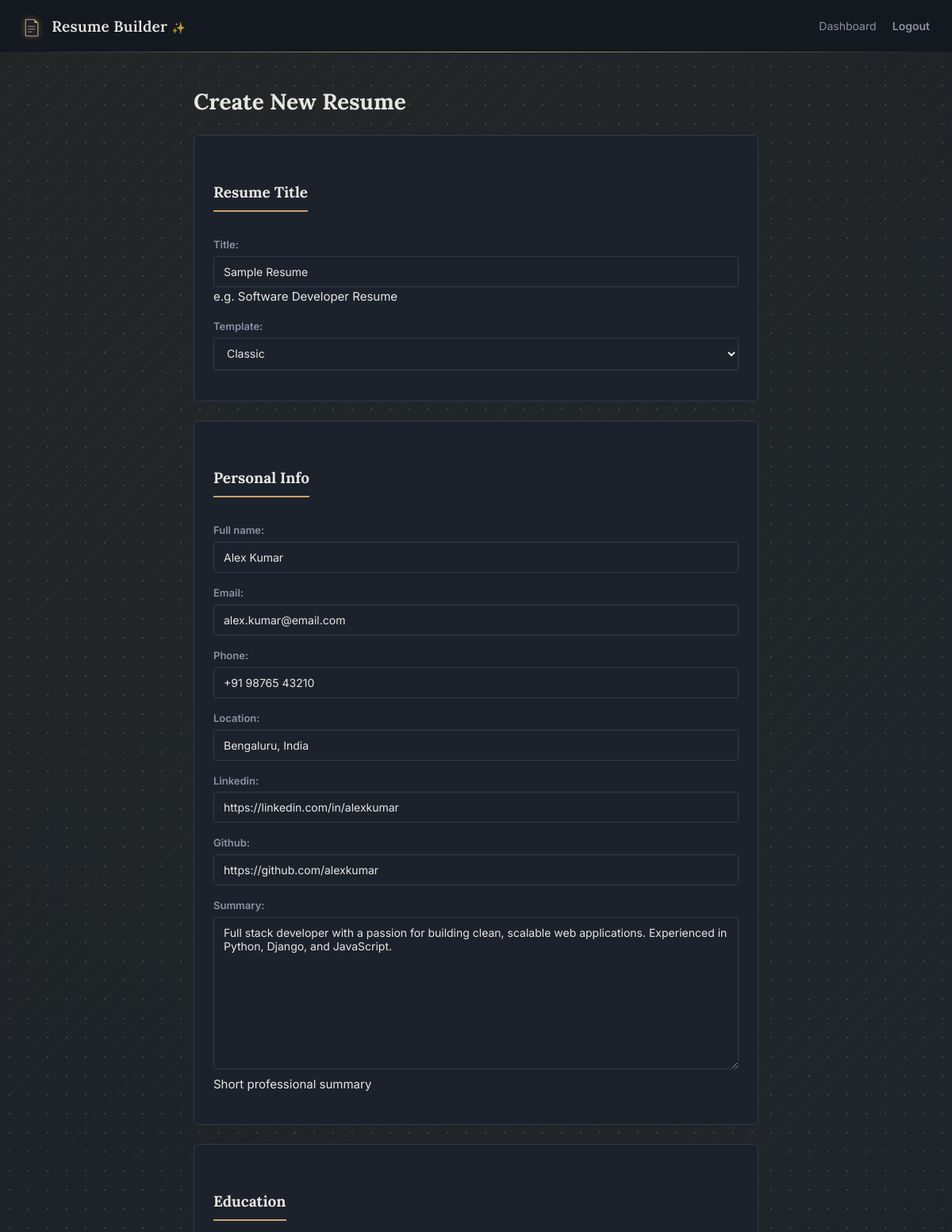
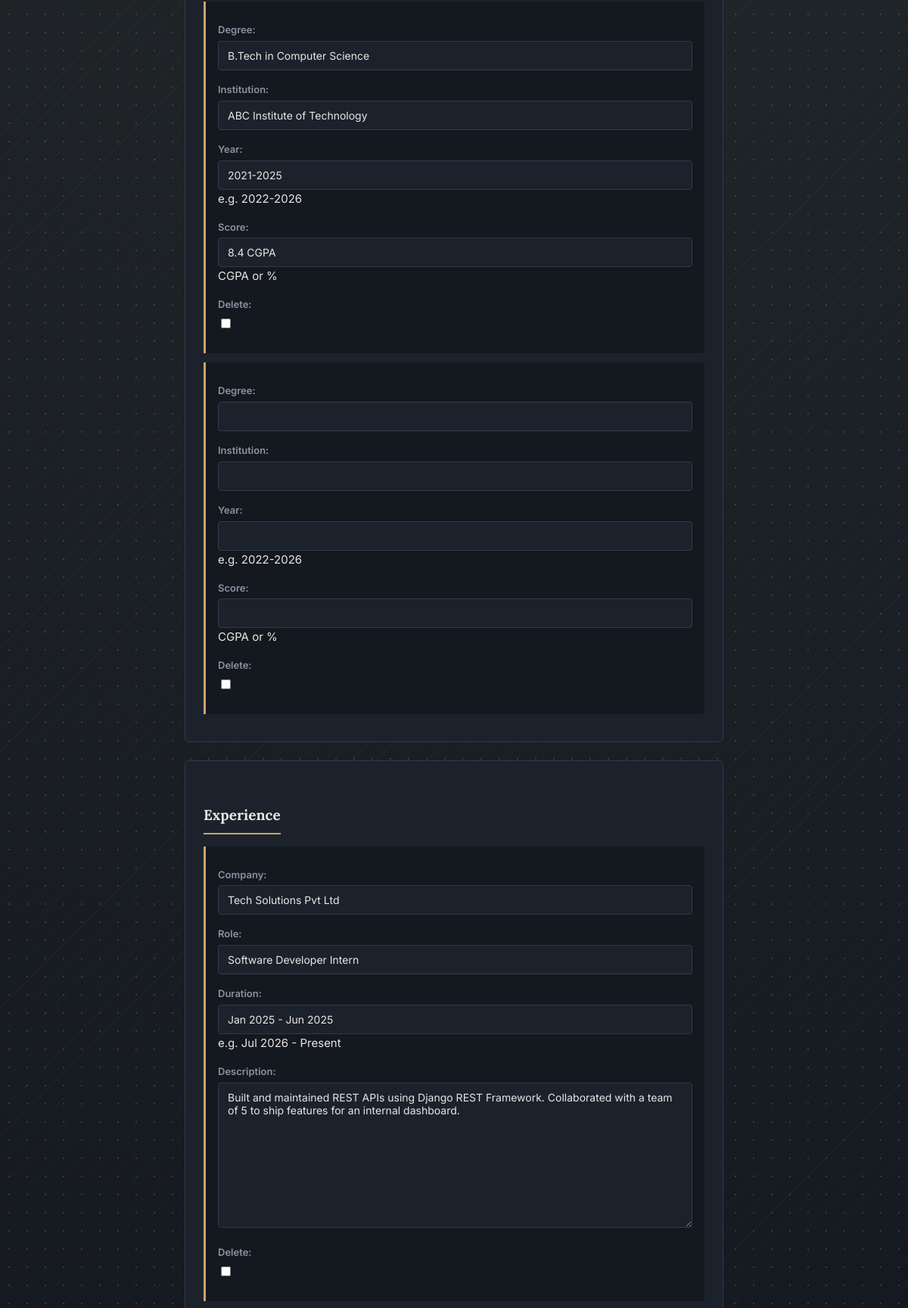
Page /resume/3/edit/ (signed in, upper part) on the committed database (2 pictures, top to bottom).
### resumes/models.py (models this page shows, shortened)
class Resume(models.Model):
    TEMPLATE_CHOICES = [
        ('classic', 'Classic'),
        ('modern', 'Modern'),
        ('minimal', 'Minimal'),
    ]
    user = models.ForeignKey(User, on_delete=models.CASCADE)
    title = models.CharField(max_length=200, help_text="e.g. Software Developer Resume")
    template = models.CharField(max_length=20, choices=TEMPLATE_CHOICES, default='classic')
    created_at = models.DateTimeField(auto_now_add=True)
    updated_at = models.DateTimeField(auto_now=True)

class PersonalInfo(models.Model):
    resume = models.OneToOneField(Resume, on_delete=models.CASCADE, related_name='personal_info')
    full_name = models.CharField(max_length=200)
    email = models.EmailField()
    phone = models.CharField(max_length=20, blank=True)
    location = models.CharField(max_length=200, blank=True)
    linkedin = models.URLField(blank=True)
    github = models.URLField(blank=True)
    summary = models.TextField(blank=True, help_text="Short professional summary")

### resumes/views.py (the view)
# urls.py: path('resume/<int:resume_id>/edit/', views.edit_resume, name='edit_resume'),
@login_required
def edit_resume(request, resume_id):
    resume = get_object_or_404(Resume, id=resume_id, user=request.user)
    personal_info, created = PersonalInfo.objects.get_or_create(resume=resume)
    if request.method == 'POST':
        resume_form = ResumeForm(request.POST, instance=resume)
        personal_form = PersonalInfoForm(request.POST, instance=personal_info)
        education_formset = EducationFormSet(request.POST, instance=resume)
        experience_formset = ExperienceFormSet(request.POST, instance=resume)
        skill_formset = SkillFormSet(request.POST, instance=resume)
        project_formset = ProjectFormSet(request.POST, instance=resume)
        certification_formset = CertificationFormSet(request.POST, instance=resume)
        achievement_formset = AchievementFormSet(request.POST, instance=resume)
        language_formset = LanguageFormSet(request.POST, instance=resume)
        if (resume_form.is_valid() and personal_form.is_valid() and
            education_formset.is_valid() and experience_formset.is_valid() and
            skill_formset.is_valid() and project_formset.is_valid() and
            certification_formset.is_valid() and achievement_formset.is_valid() and
            language_formset.is_valid()):
            resume_form.save()
            personal_form.save()
            education_formset.save()
            experience_formset.save()
            skill_formset.save()
            project_formset.save()
            certification_formset.save()
            achievement_formset.save()
            language_formset.save()
            return redirect('resume_detail', resume_id=resume.id)
    else:
        resume_form = ResumeForm(instance=resume)
        personal_form = PersonalInfoForm(instance=personal_info)
        education_formset = EducationFormSet(instance=resume)
        experience_formset = ExperienceFormSet(instance=resume)
        skill_formset = SkillFormSet(instance=resume)
        project_formset = ProjectFormSet(instance=resume)
        certification_formset = CertificationFormSet(instance=resume)
        achievement_formset = AchievementFormSet(instance=resume)
        language_formset = LanguageFormSet(instance=resume)
    context = {
        'resume_form': resume_form,
        'personal_form': personal_form,
        'education_formset': education_formset,
        'experience_formset': experience_formset,
        'skill_formset': skill_formset,
        'project_formset': project_formset,
        'certification_formset': certification_formset,
        'achievement_formset': achievement_formset,
        'language_formset': language_formset,
    }
    return render(request, 'resumes/create_resume.html', context)

### resumes/forms.py
class ResumeForm(forms.ModelForm):
    class Meta:
        model = Resume
        fields = ['title', 'template']

class PersonalInfoForm(forms.ModelForm):
    class Meta:
        model = PersonalInfo
        fields = ['full_name', 'email', 'phone', 'location', 'linkedin', 'github', 'summary']

### resumes/templates/resumes/create_resume.html (shortened to what this page needs)
{% extends 'base.html' %}
{% block content %}
    <h1>Create New Resume</h1>
    <form method="post">
        <div class="form-section">
            <h2>Resume Title</h2>
            {{ resume_form.as_p }}
        </div>
        <div class="form-section">
            <h2>Personal Info</h2>
            {{ personal_form.as_p }}
        </div>
        <div class="form-section">
            <h2>Education</h2>
            {% for form in education_formset %}
                <div class="formset-item">{{ form.as_p }}</div>
            {% endfor %}
        </div>
        <div class="form-section">
            <h2>Experience</h2>
            {% for form in experience_formset %}
                <div class="formset-item">{{ form.as_p }}</div>
            {% endfor %}
        </div>
    </form>
{% endblock %}

### static/css/style.css (style rules this page uses)
:root { --ink: #E8E6E1; --paper: #14181F; --paper-alt: #1C222C; --slate: #8A93A3; --gold: #C9A36A; --success: #4CAF7D; --error: #E06B4A; --border: #313A47; }
* { box-sizing: border-box; }
body { margin: 0; background: var(--paper); color: var(--ink); font-family: 'Inter', Arial, sans-serif; font-size: 15px; line-height: 1.6; }
h1, h2, h3 { font-family: 'Lora', Georgia, serif; color: var(--ink); margin-top: 0; }
h1 { font-size: 28px; }
h2 { font-size: 19px; padding-bottom: 8px; border-bottom: 2px solid var(--gold); display: inline-block; margin-bottom: 16px; margin-top: 32px; }
form p { margin-bottom: 14px; }
label { display: block; font-size: 13px; color: var(--slate); margin-bottom: 4px; font-weight: 600; }
input[type=text], input[type=email], input[type=password], input[type=url], input[type=tel], textarea, select { width: 100%; padding: 10px 12px; border: 1px solid var(--border); border-radius: 4px; background: var(--paper-alt); font-family: inherit; font-size: 14px; color: var(--ink); }
textarea { min-height: 80px; resize: vertical; }
.form-section { background: var(--paper-alt); border: 1px solid var(--border); border-radius: 6px; padding: 24px; margin-bottom: 24px; }
.formset-item { border-left: 3px solid var(--gold); padding: 12px 16px; margin-bottom: 12px; background: var(--paper); border-radius: 0 4px 4px 0; }
.resume-card, button, .btn, .detail-actions a, a, input, textarea, select { transition: all 0.2s ease; }
.form-section { animation: fadeInUp 0.4s ease-out backwards; }
form .form-section:nth-of-type(1) { animation-delay: 0.05s; }
form .form-section:nth-of-type(2) { animation-delay: 0.1s; }
form .form-section:nth-of-type(3) { animation-delay: 0.15s; }
form .form-section:nth-of-type(4) { animation-delay: 0.2s; }
h1 { animation: titleReveal 0.6s ease-out; }
h2 { animation: underlineGrow 0.8s ease-out 0.2s backwards; }
body { background-image: radial-gradient(circle at 15% 0%, rgba(201,163,106,0.08), transparent 40%), radial-gradient(circle at 85% 15%, rgba(95,168,160,0.06), transparent 35%), radial-gradient(circle at 50% 100%, rgba(76,88,110,0.1), transparent 50%), repeating-linear-gradient(135deg, rgba(201,163,106,0.035) 0px, rgba(201,163,106,0.035) 1px, transparent 1px, transparent 24px), radial-gradient(rgba(201,163,106,0.22) 1.5px, transparent 1.5px); background-size: auto, auto, auto, auto, 24px 24px; background-color: var(--paper); background-attachment: fixed; }
:root { --teal: #5FA8A0; --rose: #C97B7B; }

### rows in the picture
Resume: title "Sample Resume", template "Classic"
PersonalInfo: full_name "Alex Kumar", email "alex.kumar@email.com", phone "+91 98765 43210", location "Bengaluru, India", linkedin "https://linkedin.com/in/alexkumar", github "https://github.com/alexkumar", summary "Full stack developer with a passion for building clean, scalable web applications. Experienced in Python, Django, and JavaScript."
